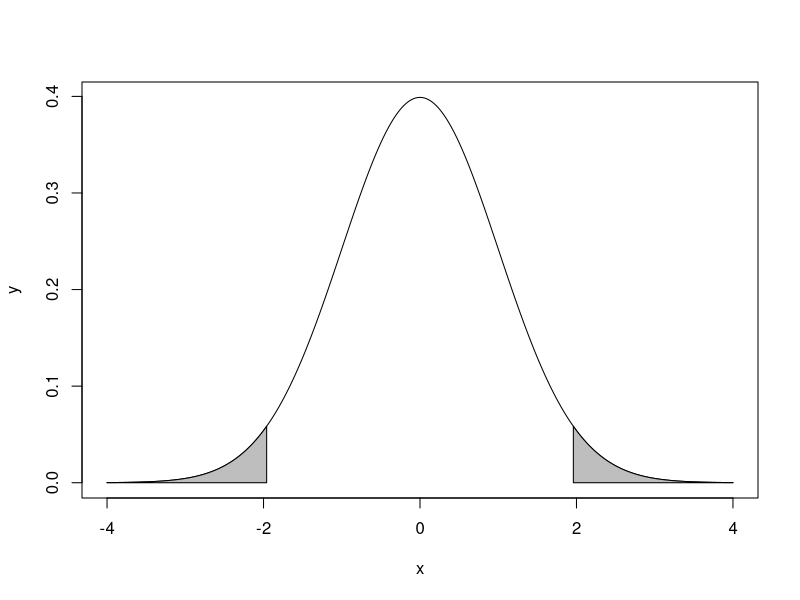

Generate this figure with R:
# Page no 237

n1 <- 12
n2 <- 15
mean1 <- 4.5
mean2 <- 3.4
variance1 <- 1
variance2 <- 1.5
diff.hypothesis <- 0
alpha <- 0.05

z1 <- qnorm(alpha/2, 0,1)
z1
z2 <- qnorm(1-alpha/2,0,1)
z2

test.statistic <- ((mean1-mean2) - diff.hypothesis)/sqrt((variance1/n1) + (variance2/n2)  )
test.statistic

x = seq (-4 ,4, length =10000)
y = dnorm (x,0,1)
plot (x,y,type = "l")

x1 = seq (-4 ,z1 , length =10000)
y1 = dnorm (x1,0,1)
rejection.region1 <- polygon (c(-4,x1 ,z1) ,c(0,y1 ,0) ,col=" gray ")

x2 = seq (z2 ,4 , length =10000)
y2 = dnorm (x2,0,1)
rejection.region2 <- polygon (c(z2,x2 ,4) ,c(0,y2 ,0) ,col=" gray ")

pvalue = 1 - pnorm (test.statistic ,0 ,1)
pvalue <- round(pvalue,2)
pvalue